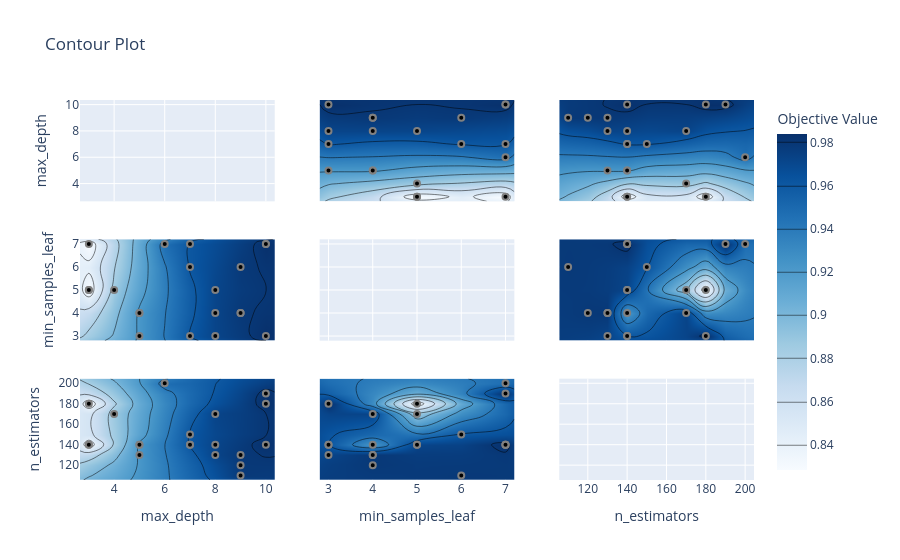

The code cell stored with this chart in its notebook:
### Markdown cell above
![Project Screenshot](./data/optuna/ran_for_feature_importance.png)

### Code cell
from optuna.visualization import plot_contour

plot_contour(study)

### Figure 1 — Plotly figure (JSON) as saved in the notebook; plotly's stock layout.template omitted (floating-point values rounded to 4 significant figures)
{"data": [{"type": "scatter", "xaxis": "x", "yaxis": "y"}, {"colorbar": {"title": {"text": "Objective Value"}}, "colorscale": [[0, "rgb(247,251,255)"], [0.125, "rgb(222,235,247)"], [0.25, "rgb(198,219,239)"], [0.375, "rgb(158,202,225)"], [0.5, "rgb(107,174,214)"], [0.625, "rgb(66,146,198)"], [0.75, "rgb(33,113,181)"], [0.875, "rgb(8,81,156)"], [1, "rgb(8,48,107)"]], "connectgaps": true, "contours": {"coloring": "heatmap"}, "hoverinfo": "none", "line": {"smoothing": 1.3}, "reversescale": false, "showscale": true, "type": "contour", "x": [2.65, 3, 4, 5, 6, 7, 8, 9, 10, 10.35], "xaxis": "x4", "y": [2.8, 3, 4, 5, 6, 7, 7.2], "yaxis": "y4", "z": [[NaN, NaN, NaN, NaN, NaN, NaN, NaN, NaN, NaN, NaN], [NaN, NaN, NaN, 0.9223, NaN, 0.961, 0.9719, NaN, 0.9839, NaN], [NaN, NaN, NaN, 0.9223, NaN, NaN, 0.9719, 0.9789, NaN, NaN], [NaN, 0.8283, 0.8866, NaN, NaN, NaN, 0.9715, NaN, NaN, NaN], [NaN, NaN, NaN, NaN, NaN, 0.9611, NaN, 0.9785, NaN, NaN], [NaN, 0.8283, NaN, NaN, 0.9464, 0.9609, NaN, NaN, 0.9834, NaN], [NaN, NaN, NaN, NaN, NaN, NaN, NaN, NaN, NaN, NaN]]}, {"marker": {"color": "black", "line": {"color": "Gray", "width": 2}}, "mode": "markers", "name": "Feasible Trial", "showlegend": false, "type": "scatter", "x": [8, 9, 5, 8, 3, 4, 6, 9, 10, 3, 8, 5, 5, 3, 7, 7, 9, 7, 10, 10], "xaxis": "x4", "y": [3, 6, 4, 5, 5, 5, 7, 4, 7, 5, 4, 3, 4, 7, 6, 7, 4, 3, 3, 7], "yaxis": "y4"}, {"colorbar": {"title": {"text": "Objective Value"}}, "colorscale": [[0, "rgb(247,251,255)"], [0.125, "rgb(222,235,247)"], [0.25, "rgb(198,219,239)"], [0.375, "rgb(158,202,225)"], [0.5, "rgb(107,174,214)"], [0.625, "rgb(66,146,198)"], [0.75, "rgb(33,113,181)"], [0.875, "rgb(8,81,156)"], [1, "rgb(8,48,107)"]], "connectgaps": true, "contours": {"coloring": "heatmap"}, "hoverinfo": "none", "line": {"smoothing": 1.3}, "reversescale": false, "showscale": false, "type": "contour", "x": [2.65, 3, 4, 5, 6, 7, 8, 9, 10, 10.35], "xaxis": "x7", "y": [105.5, 110, 120, 130, 140, 150, 170, 180, 190, 200, 204.5], "yaxis": "y7", "z": [[NaN, NaN, NaN, NaN, NaN, NaN, NaN, NaN, NaN, NaN], [NaN, NaN, NaN, NaN, NaN, NaN, NaN, 0.9785, NaN, NaN], [NaN, NaN, NaN, NaN, NaN, NaN, NaN, 0.9788, NaN, NaN], [NaN, NaN, NaN, 0.9222, NaN, NaN, 0.9719, 0.9789, NaN, NaN], [NaN, 0.8283, NaN, 0.9223, NaN, 0.961, 0.9715, NaN, 0.9832, NaN], [NaN, NaN, NaN, NaN, NaN, 0.9611, NaN, NaN, NaN, NaN], [NaN, NaN, 0.8866, NaN, NaN, NaN, 0.9719, NaN, NaN, NaN], [NaN, 0.827, NaN, NaN, NaN, NaN, NaN, NaN, 0.9839, NaN], [NaN, NaN, NaN, NaN, NaN, NaN, NaN, NaN, 0.9834, NaN], [NaN, NaN, NaN, NaN, 0.9464, NaN, NaN, NaN, NaN, NaN], [NaN, NaN, NaN, NaN, NaN, NaN, NaN, NaN, NaN, NaN]]}, {"marker": {"color": "black", "line": {"color": "Gray", "width": 2}}, "mode": "markers", "name": "Feasible Trial", "showlegend": false, "type": "scatter", "x": [8, 9, 5, 8, 3, 4, 6, 9, 10, 3, 8, 5, 5, 3, 7, 7, 9, 7, 10, 10], "xaxis": "x7", "y": [130, 110, 140, 140, 140, 170, 200, 120, 140, 180, 170, 140, 130, 140, 150, 140, 130, 140, 180, 190], "yaxis": "y7"}, {"colorbar": {"title": {"text": "Objective Value"}}, "colorscale": [[0, "rgb(247,251,255)"], [0.125, "rgb(222,235,247)"], [0.25, "rgb(198,219,239)"], [0.375, "rgb(158,202,225)"], [0.5, "rgb(107,174,214)"], [0.625, "rgb(66,146,198)"], [0.75, "rgb(33,113,181)"], [0.875, "rgb(8,81,156)"], [1, "rgb(8,48,107)"]], "connectgaps": true, "contours": {"coloring": "heatmap"}, "hoverinfo": "none", "line": {"smoothing": 1.3}, "reversescale": false, "showscale": false, "type": "contour", "x": [2.8, 3, 4, 5, 6, 7, 7.2], "xaxis": "x2", "y": [2.65, 3, 4, 5, 6, 7, 8, 9, 10, 10.35], "yaxis": "y2", "z": [[NaN, NaN, NaN, NaN, NaN, NaN, NaN], [NaN, NaN, NaN, 0.8283, NaN, 0.8283, NaN], [NaN, NaN, NaN, 0.8866, NaN, NaN, NaN], [NaN, 0.9223, 0.9223, NaN, NaN, NaN, NaN], [NaN, NaN, NaN, NaN, NaN, 0.9464, NaN], [NaN, 0.961, NaN, NaN, 0.9611, 0.9609, NaN], [NaN, 0.9719, 0.9719, 0.9715, NaN, NaN, NaN], [NaN, NaN, 0.9789, NaN, 0.9785, NaN, NaN], [NaN, 0.9839, NaN, NaN, NaN, 0.9834, NaN], [NaN, NaN, NaN, NaN, NaN, NaN, NaN]]}, {"marker": {"color": "black", "line": {"color": "Gray", "width": 2}}, "mode": "markers", "name": "Feasible Trial", "showlegend": false, "type": "scatter", "x": [3, 6, 4, 5, 5, 5, 7, 4, 7, 5, 4, 3, 4, 7, 6, 7, 4, 3, 3, 7], "xaxis": "x2", "y": [8, 9, 5, 8, 3, 4, 6, 9, 10, 3, 8, 5, 5, 3, 7, 7, 9, 7, 10, 10], "yaxis": "y2"}, {"type": "scatter", "xaxis": "x5", "yaxis": "y5"}, {"colorbar": {"title": {"text": "Objective Value"}}, "colorscale": [[0, "rgb(247,251,255)"], [0.125, "rgb(222,235,247)"], [0.25, "rgb(198,219,239)"], [0.375, "rgb(158,202,225)"], [0.5, "rgb(107,174,214)"], [0.625, "rgb(66,146,198)"], [0.75, "rgb(33,113,181)"], [0.875, "rgb(8,81,156)"], [1, "rgb(8,48,107)"]], "connectgaps": true, "contours": {"coloring": "heatmap"}, "hoverinfo": "none", "line": {"smoothing": 1.3}, "reversescale": false, "showscale": false, "type": "contour", "x": [2.8, 3, 4, 5, 6, 7, 7.2], "xaxis": "x8", "y": [105.5, 110, 120, 130, 140, 150, 170, 180, 190, 200, 204.5], "yaxis": "y8", "z": [[NaN, NaN, NaN, NaN, NaN, NaN, NaN], [NaN, NaN, NaN, NaN, 0.9785, NaN, NaN], [NaN, NaN, 0.9788, NaN, NaN, NaN, NaN], [NaN, 0.9719, 0.9789, NaN, NaN, NaN, NaN], [NaN, 0.961, 0.9223, 0.9715, NaN, 0.9832, NaN], [NaN, NaN, NaN, NaN, 0.9611, NaN, NaN], [NaN, NaN, 0.9719, 0.8866, NaN, NaN, NaN], [NaN, 0.9839, NaN, 0.827, NaN, NaN, NaN], [NaN, NaN, NaN, NaN, NaN, 0.9834, NaN], [NaN, NaN, NaN, NaN, NaN, 0.9464, NaN], [NaN, NaN, NaN, NaN, NaN, NaN, NaN]]}, {"marker": {"color": "black", "line": {"color": "Gray", "width": 2}}, "mode": "markers", "name": "Feasible Trial", "showlegend": false, "type": "scatter", "x": [3, 6, 4, 5, 5, 5, 7, 4, 7, 5, 4, 3, 4, 7, 6, 7, 4, 3, 3, 7], "xaxis": "x8", "y": [130, 110, 140, 140, 140, 170, 200, 120, 140, 180, 170, 140, 130, 140, 150, 140, 130, 140, 180, 190], "yaxis": "y8"}, {"colorbar": {"title": {"text": "Objective Value"}}, "colorscale": [[0, "rgb(247,251,255)"], [0.125, "rgb(222,235,247)"], [0.25, "rgb(198,219,239)"], [0.375, "rgb(158,202,225)"], [0.5, "rgb(107,174,214)"], [0.625, "rgb(66,146,198)"], [0.75, "rgb(33,113,181)"], [0.875, "rgb(8,81,156)"], [1, "rgb(8,48,107)"]], "connectgaps": true, "contours": {"coloring": "heatmap"}, "hoverinfo": "none", "line": {"smoothing": 1.3}, "reversescale": false, "showscale": false, "type": "contour", "x": [105.5, 110, 120, 130, 140, 150, 170, 180, 190, 200, 204.5], "xaxis": "x3", "y": [2.65, 3, 4, 5, 6, 7, 8, 9, 10, 10.35], "yaxis": "y3", "z": [[NaN, NaN, NaN, NaN, NaN, NaN, NaN, NaN, NaN, NaN, NaN], [NaN, NaN, NaN, NaN, 0.8283, NaN, NaN, 0.827, NaN, NaN, NaN], [NaN, NaN, NaN, NaN, NaN, NaN, 0.8866, NaN, NaN, NaN, NaN], [NaN, NaN, NaN, 0.9222, 0.9223, NaN, NaN, NaN, NaN, NaN, NaN], [NaN, NaN, NaN, NaN, NaN, NaN, NaN, NaN, NaN, 0.9464, NaN], [NaN, NaN, NaN, NaN, 0.961, 0.9611, NaN, NaN, NaN, NaN, NaN], [NaN, NaN, NaN, 0.9719, 0.9715, NaN, 0.9719, NaN, NaN, NaN, NaN], [NaN, 0.9785, 0.9788, 0.9789, NaN, NaN, NaN, NaN, NaN, NaN, NaN], [NaN, NaN, NaN, NaN, 0.9832, NaN, NaN, 0.9839, 0.9834, NaN, NaN], [NaN, NaN, NaN, NaN, NaN, NaN, NaN, NaN, NaN, NaN, NaN]]}, {"marker": {"color": "black", "line": {"color": "Gray", "width": 2}}, "mode": "markers", "name": "Feasible Trial", "showlegend": false, "type": "scatter", "x": [130, 110, 140, 140, 140, 170, 200, 120, 140, 180, 170, 140, 130, 140, 150, 140, 130, 140, 180, 190], "xaxis": "x3", "y": [8, 9, 5, 8, 3, 4, 6, 9, 10, 3, 8, 5, 5, 3, 7, 7, 9, 7, 10, 10], "yaxis": "y3"}, {"colorbar": {"title": {"text": "Objective Value"}}, "colorscale": [[0, "rgb(247,251,255)"], [0.125, "rgb(222,235,247)"], [0.25, "rgb(198,219,239)"], [0.375, "rgb(158,202,225)"], [0.5, "rgb(107,174,214)"], [0.625, "rgb(66,146,198)"], [0.75, "rgb(33,113,181)"], [0.875, "rgb(8,81,156)"], [1, "rgb(8,48,107)"]], "connectgaps": true, "contours": {"coloring": "heatmap"}, "hoverinfo": "none", "line": {"smoothing": 1.3}, "reversescale": false, "showscale": false, "type": "contour", "x": [105.5, 110, 120, 130, 140, 150, 170, 180, 190, 200, 204.5], "xaxis": "x6", "y": [2.8, 3, 4, 5, 6, 7, 7.2], "yaxis": "y6", "z": [[NaN, NaN, NaN, NaN, NaN, NaN, NaN, NaN, NaN, NaN, NaN], [NaN, NaN, NaN, 0.9719, 0.961, NaN, NaN, 0.9839, NaN, NaN, NaN], [NaN, NaN, 0.9788, 0.9789, 0.9223, NaN, 0.9719, NaN, NaN, NaN, NaN], [NaN, NaN, NaN, NaN, 0.9715, NaN, 0.8866, 0.827, NaN, NaN, NaN], [NaN, 0.9785, NaN, NaN, NaN, 0.9611, NaN, NaN, NaN, NaN, NaN], [NaN, NaN, NaN, NaN, 0.9832, NaN, NaN, NaN, 0.9834, 0.9464, NaN], [NaN, NaN, NaN, NaN, NaN, NaN, NaN, NaN, NaN, NaN, NaN]]}, {"marker": {"color": "black", "line": {"color": "Gray", "width": 2}}, "mode": "markers", "name": "Feasible Trial", "showlegend": false, "type": "scatter", "x": [130, 110, 140, 140, 140, 170, 200, 120, 140, 180, 170, 140, 130, 140, 150, 140, 130, 140, 180, 190], "xaxis": "x6", "y": [3, 6, 4, 5, 5, 5, 7, 4, 7, 5, 4, 3, 4, 7, 6, 7, 4, 3, 3, 7], "yaxis": "y6"}, {"type": "scatter", "xaxis": "x9", "yaxis": "y9"}], "layout": {"title": {"text": "Contour Plot"}, "xaxis": {"anchor": "y", "domain": [0, 0.2889], "matches": "x7", "range": [2.65, 10.35], "showticklabels": false}, "xaxis2": {"anchor": "y2", "domain": [0.3556, 0.6444], "matches": "x8", "range": [2.8, 7.2], "showticklabels": false}, "xaxis3": {"anchor": "y3", "domain": [0.7111, 1], "matches": "x9", "range": [105.5, 204.5], "showticklabels": false}, "xaxis4": {"anchor": "y4", "domain": [0, 0.2889], "matches": "x7", "range": [2.65, 10.35], "showticklabels": false}, "xaxis5": {"anchor": "y5", "domain": [0.3556, 0.6444], "matches": "x8", "range": [2.8, 7.2], "showticklabels": false}, "xaxis6": {"anchor": "y6", "domain": [0.7111, 1], "matches": "x9", "range": [105.5, 204.5], "showticklabels": false}, "xaxis7": {"anchor": "y7", "domain": [0, 0.2889], "range": [2.65, 10.35], "title": {"text": "max_depth"}}, "xaxis8": {"anchor": "y8", "domain": [0.3556, 0.6444], "range": [2.8, 7.2], "title": {"text": "min_samples_leaf"}}, "xaxis9": {"anchor": "y9", "domain": [0.7111, 1], "range": [105.5, 204.5], "title": {"text": "n_estimators"}}, "yaxis": {"anchor": "x", "domain": [0.7333, 1], "range": [2.65, 10.35], "title": {"text": "max_depth"}}, "yaxis2": {"anchor": "x2", "domain": [0.7333, 1], "matches": "y", "range": [2.65, 10.35], "showticklabels": false}, "yaxis3": {"anchor": "x3", "domain": [0.7333, 1], "matches": "y", "range": [2.65, 10.35], "showticklabels": false}, "yaxis4": {"anchor": "x4", "domain": [0.3667, 0.6333], "range": [2.8, 7.2], "title": {"text": "min_samples_leaf"}}, "yaxis5": {"anchor": "x5", "domain": [0.3667, 0.6333], "matches": "y4", "range": [2.8, 7.2], "showticklabels": false}, "yaxis6": {"anchor": "x6", "domain": [0.3667, 0.6333], "matches": "y4", "range": [2.8, 7.2], "showticklabels": false}, "yaxis7": {"anchor": "x7", "domain": [0, 0.2667], "range": [105.5, 204.5], "title": {"text": "n_estimators"}}, "yaxis8": {"anchor": "x8", "domain": [0, 0.2667], "matches": "y7", "range": [105.5, 204.5], "showticklabels": false}, "yaxis9": {"anchor": "x9", "domain": [0, 0.2667], "matches": "y7", "range": [105.5, 204.5], "showticklabels": false}}}
